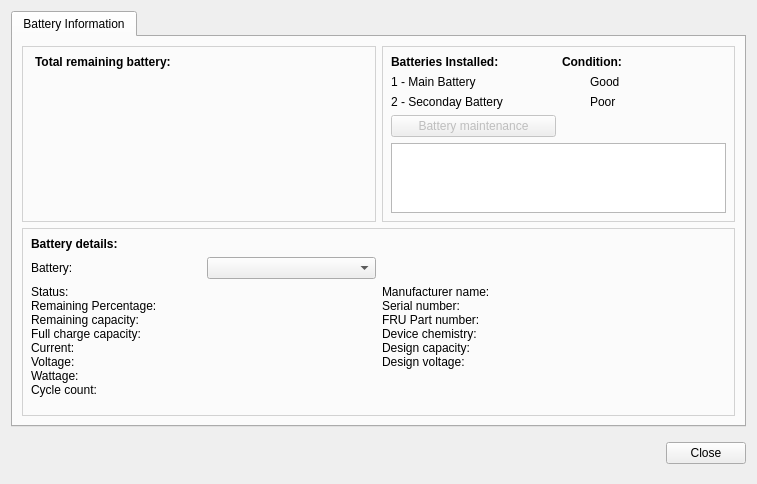
<?xml version="1.0" encoding="UTF-8"?>
<ui version="4.0">
 <class>BatteryControl</class>
 <widget class="QDialog" name="BatteryControl">
  <property name="geometry">
   <rect>
    <x>0</x>
    <y>0</y>
    <width>757</width>
    <height>455</height>
   </rect>
  </property>
  <property name="sizePolicy">
   <sizepolicy hsizetype="Preferred" vsizetype="Ignored">
    <horstretch>0</horstretch>
    <verstretch>0</verstretch>
   </sizepolicy>
  </property>
  <property name="windowTitle">
   <string>Battery Control</string>
  </property>
  <layout class="QVBoxLayout" name="verticalLayout">
   <item>
    <widget class="QTabWidget" name="tabs">
     <property name="currentIndex">
      <number>0</number>
     </property>
     <widget class="QWidget" name="tab">
      <attribute name="title">
       <string>Battery Information</string>
      </attribute>
      <layout class="QGridLayout" name="gridLayout" rowstretch="40,0">
       <item row="1" column="0" colspan="2">
        <widget class="QWidget" name="details" native="true">
         <property name="sizePolicy">
          <sizepolicy hsizetype="Preferred" vsizetype="Maximum">
           <horstretch>0</horstretch>
           <verstretch>0</verstretch>
          </sizepolicy>
         </property>
         <property name="styleSheet">
          <string notr="true">#details {
	border: 1px solid #d2d2d2;
}</string>
         </property>
         <layout class="QGridLayout" name="gridLayout_3">
          <item row="0" column="0">
           <widget class="QLabel" name="battery_details">
            <property name="font">
             <font>
              <weight>75</weight>
              <bold>true</bold>
             </font>
            </property>
            <property name="text">
             <string>Battery details:</string>
            </property>
           </widget>
          </item>
          <item row="1" column="0">
           <layout class="QHBoxLayout" name="batterychooser">
            <item>
             <widget class="QLabel" name="battery_label">
              <property name="text">
               <string>Battery:</string>
              </property>
             </widget>
            </item>
            <item>
             <widget class="QComboBox" name="battery_combo"/>
            </item>
           </layout>
          </item>
          <item row="2" column="0">
           <layout class="QHBoxLayout" name="info_container" stretch="60,40">
            <property name="spacing">
             <number>0</number>
            </property>
            <item>
             <widget class="QLabel" name="battery_info_label">
              <property name="text">
               <string>Status:
Remaining Percentage:
Remaining capacity:
Full charge capacity:
Current:
Voltage:
Wattage:
Cycle count:</string>
              </property>
              <property name="alignment">
               <set>Qt::AlignLeading|Qt::AlignLeft|Qt::AlignTop</set>
              </property>
             </widget>
            </item>
            <item>
             <widget class="QLabel" name="battery_info">
              <property name="text">
               <string/>
              </property>
              <property name="alignment">
               <set>Qt::AlignLeading|Qt::AlignLeft|Qt::AlignTop</set>
              </property>
             </widget>
            </item>
           </layout>
          </item>
          <item row="2" column="1">
           <layout class="QVBoxLayout" name="verticalLayout_3">
            <item>
             <layout class="QHBoxLayout" name="manu_container" stretch="60,40">
              <property name="spacing">
               <number>0</number>
              </property>
              <property name="sizeConstraint">
               <enum>QLayout::SetMinimumSize</enum>
              </property>
              <item>
               <widget class="QLabel" name="battery_manu_label">
                <property name="sizePolicy">
                 <sizepolicy hsizetype="Preferred" vsizetype="Minimum">
                  <horstretch>0</horstretch>
                  <verstretch>0</verstretch>
                 </sizepolicy>
                </property>
                <property name="text">
                 <string>Manufacturer name:
Serial number:
FRU Part number:
Device chemistry:
Design capacity:
Design voltage:</string>
                </property>
                <property name="alignment">
                 <set>Qt::AlignLeading|Qt::AlignLeft|Qt::AlignTop</set>
                </property>
               </widget>
              </item>
              <item>
               <widget class="QLabel" name="battery_manu">
                <property name="sizePolicy">
                 <sizepolicy hsizetype="Preferred" vsizetype="Minimum">
                  <horstretch>0</horstretch>
                  <verstretch>0</verstretch>
                 </sizepolicy>
                </property>
                <property name="text">
                 <string/>
                </property>
                <property name="alignment">
                 <set>Qt::AlignLeading|Qt::AlignLeft|Qt::AlignTop</set>
                </property>
               </widget>
              </item>
             </layout>
            </item>
            <item>
             <widget class="QLabel" name="manu_logo">
              <property name="minimumSize">
               <size>
                <width>100</width>
                <height>30</height>
               </size>
              </property>
              <property name="maximumSize">
               <size>
                <width>100</width>
                <height>30</height>
               </size>
              </property>
              <property name="text">
               <string/>
              </property>
             </widget>
            </item>
            <item>
             <spacer name="verticalSpacer_2">
              <property name="orientation">
               <enum>Qt::Vertical</enum>
              </property>
              <property name="sizeHint" stdset="0">
               <size>
                <width>20</width>
                <height>40</height>
               </size>
              </property>
             </spacer>
            </item>
           </layout>
          </item>
         </layout>
        </widget>
       </item>
       <item row="0" column="0">
        <widget class="QWidget" name="remaining_battery" native="true">
         <property name="styleSheet">
          <string notr="true">#remaining_battery {
	border: 1px solid #d2d2d2;
}</string>
         </property>
         <layout class="QVBoxLayout" name="verticalLayout_2">
          <property name="leftMargin">
           <number>13</number>
          </property>
          <item>
           <widget class="QLabel" name="remaining_label">
            <property name="font">
             <font>
              <weight>75</weight>
              <bold>true</bold>
             </font>
            </property>
            <property name="text">
             <string>Total remaining battery:</string>
            </property>
           </widget>
          </item>
          <item>
           <widget class="BatteryIcon" name="battery" native="true">
            <property name="minimumSize">
             <size>
              <width>100</width>
              <height>50</height>
             </size>
            </property>
            <property name="maximumSize">
             <size>
              <width>100</width>
              <height>50</height>
             </size>
            </property>
            <property name="styleSheet">
             <string notr="true">#widget {
	margin: 10px;
}</string>
            </property>
           </widget>
          </item>
          <item>
           <spacer name="verticalSpacer">
            <property name="orientation">
             <enum>Qt::Vertical</enum>
            </property>
            <property name="sizeHint" stdset="0">
             <size>
              <width>20</width>
              <height>123</height>
             </size>
            </property>
           </spacer>
          </item>
         </layout>
        </widget>
       </item>
       <item row="0" column="1">
        <widget class="QWidget" name="batteries" native="true">
         <property name="styleSheet">
          <string notr="true">#batteries {
	border: 1px solid #d2d2d2;
}</string>
         </property>
         <layout class="QGridLayout" name="gridLayout_2">
          <item row="4" column="0" colspan="2">
           <widget class="QPlainTextEdit" name="status">
            <property name="lineWrapMode">
             <enum>QPlainTextEdit::WidgetWidth</enum>
            </property>
            <property name="readOnly">
             <bool>true</bool>
            </property>
            <property name="plainText">
             <string/>
            </property>
           </widget>
          </item>
          <item row="0" column="0">
           <widget class="QLabel" name="batteries_installed">
            <property name="font">
             <font>
              <weight>75</weight>
              <bold>true</bold>
             </font>
            </property>
            <property name="text">
             <string>Batteries Installed:</string>
            </property>
           </widget>
          </item>
          <item row="0" column="1">
           <widget class="QLabel" name="condition">
            <property name="font">
             <font>
              <weight>75</weight>
              <bold>true</bold>
             </font>
            </property>
            <property name="text">
             <string>Condition:</string>
            </property>
           </widget>
          </item>
          <item row="3" column="0">
           <widget class="QPushButton" name="maintain">
            <property name="enabled">
             <bool>false</bool>
            </property>
            <property name="text">
             <string>Battery maintenance</string>
            </property>
           </widget>
          </item>
          <item row="1" column="0" colspan="2">
           <widget class="QWidget" name="primary_battery" native="true">
            <layout class="QHBoxLayout" name="horizontalLayout">
             <property name="spacing">
              <number>0</number>
             </property>
             <property name="leftMargin">
              <number>0</number>
             </property>
             <property name="topMargin">
              <number>0</number>
             </property>
             <property name="rightMargin">
              <number>0</number>
             </property>
             <property name="bottomMargin">
              <number>0</number>
             </property>
             <item>
              <widget class="QLabel" name="primary_label">
               <property name="text">
                <string>1 - Main Battery</string>
               </property>
              </widget>
             </item>
             <item>
              <layout class="QHBoxLayout" name="primary_cont">
               <property name="spacing">
                <number>6</number>
               </property>
               <property name="leftMargin">
                <number>5</number>
               </property>
               <item>
                <widget class="QLabel" name="primary_icon">
                 <property name="enabled">
                  <bool>true</bool>
                 </property>
                 <property name="minimumSize">
                  <size>
                   <width>20</width>
                   <height>11</height>
                  </size>
                 </property>
                 <property name="maximumSize">
                  <size>
                   <width>20</width>
                   <height>11</height>
                  </size>
                 </property>
                 <property name="text">
                  <string/>
                 </property>
                 <property name="pixmap">
                  <pixmap>../../../Desktop/good.png</pixmap>
                 </property>
                </widget>
               </item>
               <item>
                <widget class="QLabel" name="primary_text">
                 <property name="text">
                  <string>Good</string>
                 </property>
                </widget>
               </item>
              </layout>
             </item>
            </layout>
           </widget>
          </item>
          <item row="2" column="0" colspan="2">
           <widget class="QWidget" name="secondary_battery" native="true">
            <layout class="QHBoxLayout" name="horizontalLayout_2">
             <property name="spacing">
              <number>0</number>
             </property>
             <property name="leftMargin">
              <number>0</number>
             </property>
             <property name="topMargin">
              <number>0</number>
             </property>
             <property name="rightMargin">
              <number>0</number>
             </property>
             <property name="bottomMargin">
              <number>0</number>
             </property>
             <item>
              <widget class="QLabel" name="secondary_label">
               <property name="text">
                <string>2 - Seconday Battery</string>
               </property>
              </widget>
             </item>
             <item>
              <layout class="QHBoxLayout" name="secondary_cont">
               <property name="spacing">
                <number>6</number>
               </property>
               <property name="leftMargin">
                <number>5</number>
               </property>
               <item>
                <widget class="QLabel" name="secondary_icon">
                 <property name="minimumSize">
                  <size>
                   <width>20</width>
                   <height>11</height>
                  </size>
                 </property>
                 <property name="maximumSize">
                  <size>
                   <width>20</width>
                   <height>11</height>
                  </size>
                 </property>
                 <property name="text">
                  <string/>
                 </property>
                 <property name="pixmap">
                  <pixmap>../../../Desktop/bad.png</pixmap>
                 </property>
                </widget>
               </item>
               <item>
                <widget class="QLabel" name="secondary_text">
                 <property name="text">
                  <string>Poor</string>
                 </property>
                </widget>
               </item>
              </layout>
             </item>
            </layout>
           </widget>
          </item>
         </layout>
        </widget>
       </item>
      </layout>
     </widget>
    </widget>
   </item>
   <item>
    <layout class="QHBoxLayout" name="bottom_container">
     <property name="spacing">
      <number>0</number>
     </property>
     <item>
      <widget class="QLabel" name="thinkpads_logo">
       <property name="minimumSize">
        <size>
         <width>150</width>
         <height>40</height>
        </size>
       </property>
       <property name="maximumSize">
        <size>
         <width>150</width>
         <height>40</height>
        </size>
       </property>
       <property name="text">
        <string/>
       </property>
       <property name="pixmap">
        <pixmap resource="resources.qrc">:/logo.png</pixmap>
       </property>
       <property name="scaledContents">
        <bool>true</bool>
       </property>
      </widget>
     </item>
     <item>
      <spacer name="horizontalSpacer">
       <property name="orientation">
        <enum>Qt::Horizontal</enum>
       </property>
       <property name="sizeHint" stdset="0">
        <size>
         <width>40</width>
         <height>20</height>
        </size>
       </property>
      </spacer>
     </item>
     <item>
      <widget class="QPushButton" name="close_button">
       <property name="text">
        <string>Close</string>
       </property>
      </widget>
     </item>
    </layout>
   </item>
  </layout>
 </widget>
 <customwidgets>
  <customwidget>
   <class>BatteryIcon</class>
   <extends>QWidget</extends>
   <header>batteryicon.h</header>
   <container>1</container>
  </customwidget>
 </customwidgets>
 <resources>
  <include location="resources.qrc"/>
 </resources>
 <connections/>
</ui>
